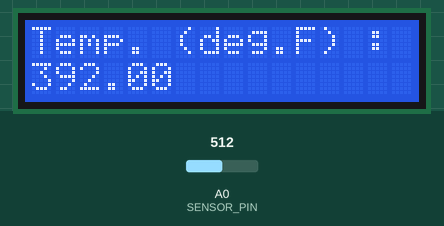
A sketch run on a simulated Arduino Uno, built with avr-gcc and run on an emulated ATmega328P. Parts: 16×2 character LCD. The test bench sets the inputs (shaded band); at power-on: A0 (SENSOR_PIN) = 512. What the sketch prints to the serial monitor is not drawn.

Above: at 1.2 s.
1.3 s: A0 (SENSOR_PIN) set to 716
At 2.3 s:
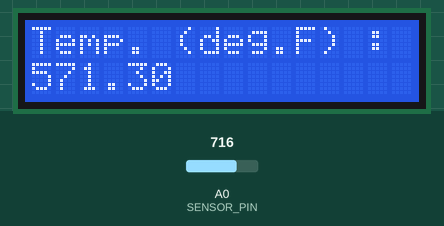
4.5 s: A0 (SENSOR_PIN) set to 900
At 5.4 s:
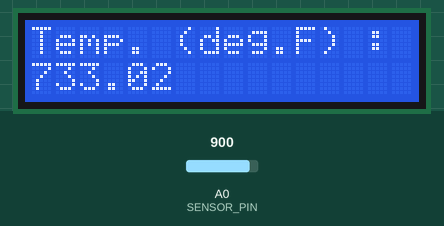
6.5 s: A0 (SENSOR_PIN) set to 194
At 7.2 s:
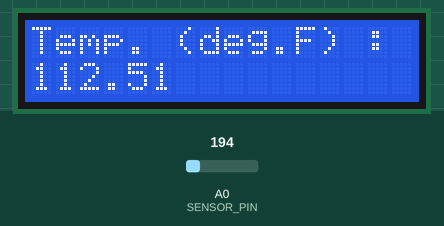
8.3 s: A0 (SENSOR_PIN) set to 171
At 9.0 s:
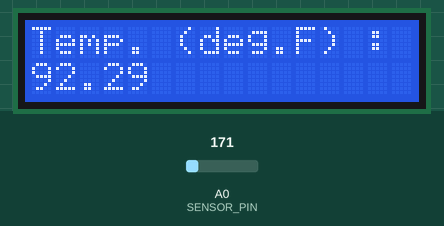
Timing chart, 0 to 11.1 s (numbered marks = the images above; inputs shaded):
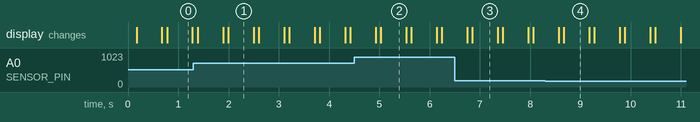

The sketch:

temperature_display.ino
```cpp
/**
** A simple program to read ambient temperature
** and display it in deg.F on the LCD display monitor
*/
/** Initialize the library by associating any needed LCD interface pin*/
#include <LiquidCrystal.h>
/***Arduino pin number to establish connection between arduino and LCD display**/
const int rs = 12, en = 11, d4 = 5, d5 = 4, d6 = 3, d7 = 2;
/**Establish connection arduino and LCD display**/
LiquidCrystal lcd(rs, en, d4, d5, d6, d7);
/**Required variable decleration**/
float temperatureValue;
float sensorValue;
double degF = 0.0;
/***Initialize pin number to read temperature sensor value**/
const int SENSOR_PIN = 0;

void setup() {
  /**Initialize the LCD's columns and rows*/
  lcd.begin(16,2);
  lcd.print("Temp. (deg. F):"); /* write message on display*/
  Serial.begin(9600); /*serial monitor communcation number to get console output*/
}
/**
 * Loop and setup method automatically gets calls from the ardunio board.
 * However, setup function gets call only once while loop will continue forever
*/
void loop() {
  lcd.clear(); /***Clear LCD display what already have on the display**/
  /**Read ambient temperature as an analogy input and convert it 0-5**/
  sensorValue = (analogRead(SENSOR_PIN)/1024.0)*5.0;
  Serial.print( "Voltage: ");
  Serial.print(sensorValue);
  temperatureValue = (sensorValue-0.5)*100.0;
  Serial.print( " Deg. C: ");
  Serial.print(temperatureValue);
  degF = temperatureValue*(9.0/5.0) + 32.0; /** convert into fahrenheit from celcious*/
  Serial.print( " Deg. F: ");
  Serial.println(degF);
  delay(100); /* delay of 100ms*/
  lcd.print("Temp. (deg.F) :"); /* display message on LCD's display*/
  lcd.setCursor(0,1); /**Move cursor to at the beginning of 2nd row at LCD display*/
  lcd.print(degF); /** display deg in F in the LCD display*/
  delay(500); /** 500ms delay between to messages*/
}
```

Measured:
- after the input at 1.3 s, the display: first differs from a run without the input after 0.69 s (image 1)
- after the input at 4.5 s, the display: first differs from a run without the input after 0.53 s (image 2)
- after the input at 6.5 s, the display: first differs from a run without the input after 0.35 s (image 3)
- after the input at 8.3 s, the display: first differs from a run without the input after 0.37 s (image 4)
- what the display in image 0 shows lasts 0.5 s, from 0.8 s to 1.3 s
